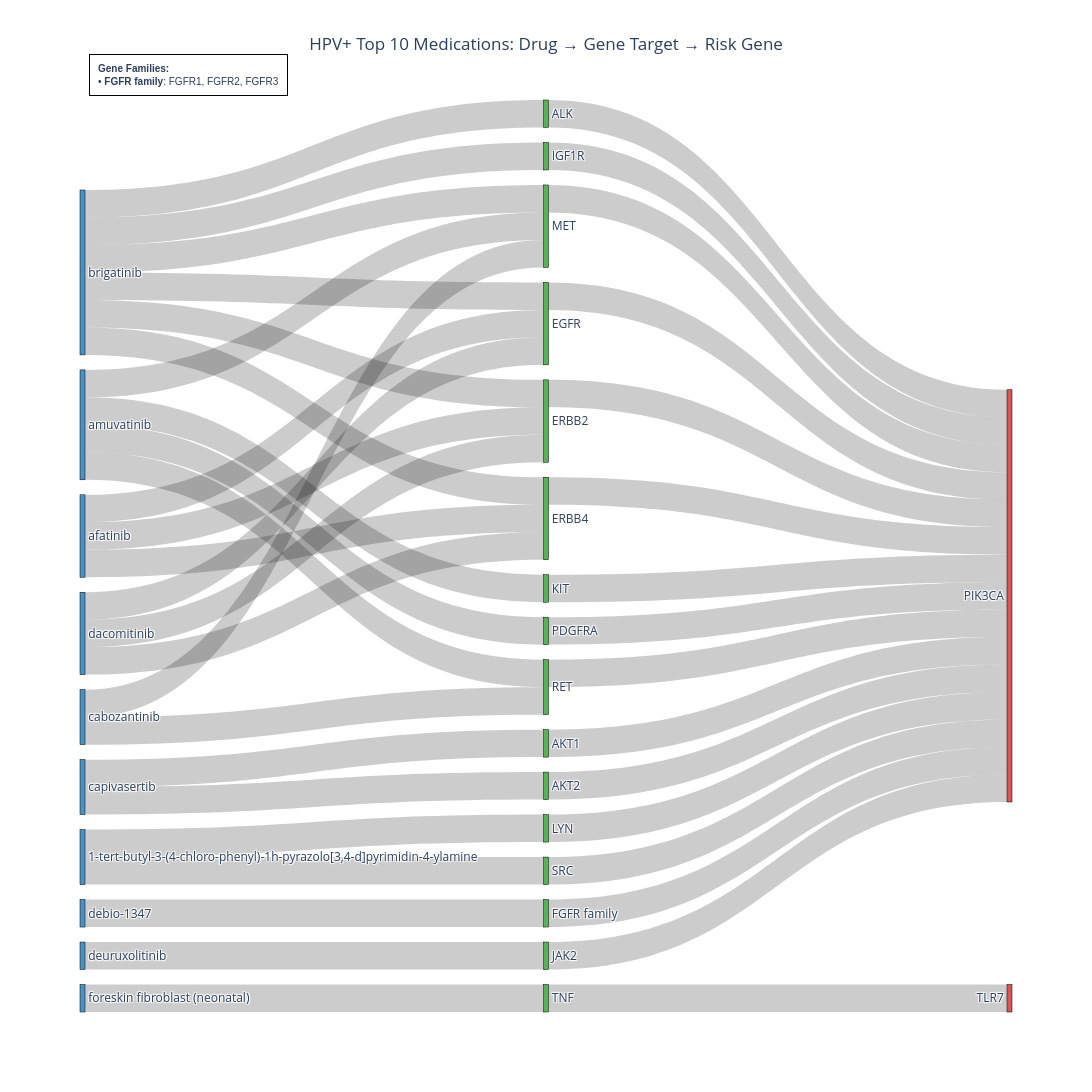
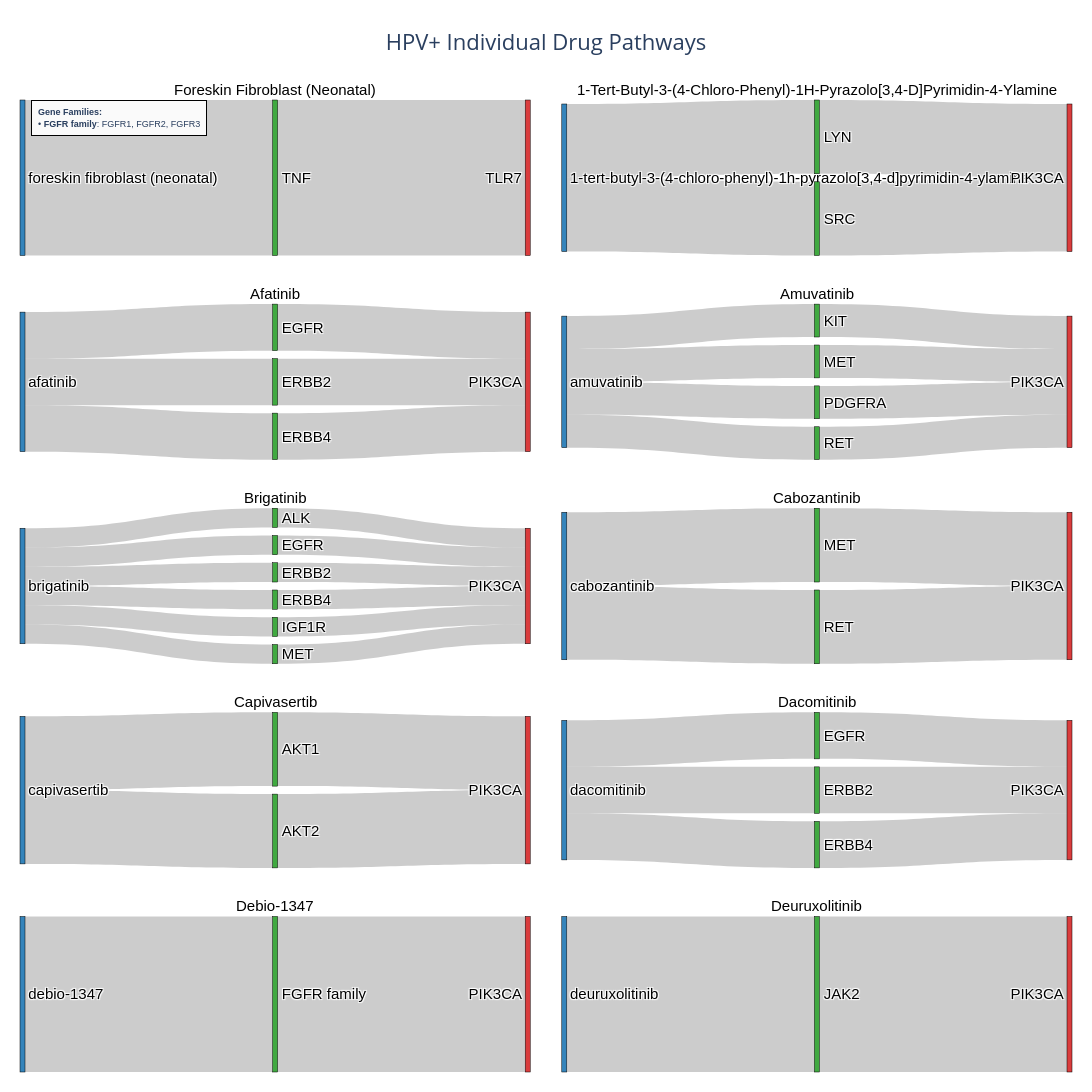

Notebook code for these charts, in order:
### Markdown cell above
### HPV+ Top 10 with Required Drugs

### Code cell
# HPV+ cohort: Top 10 drugs, ensure golomotid and fostamatinib are included
results_hpv_pos = create_sankey_diagrams(
    cohort='HPV+',
    top_n=10,
    required_drugs='quercetin',
    show_combined=True,
    show_individual=True,
    article_threshold=0
)

### Figure 1 — Plotly figure (JSON) as saved in the notebook; plotly's stock layout.template omitted (floating-point values rounded to 4 significant figures)
{"data": [{"link": {"color": "rgba(0, 0, 0, 0.2)", "source": [27, 18, 0, 11, 0, 16, 19, 5, 19, 6, 19, 4, 20, 12, 20, 15, 20, 13, 20, 10, 21, 8, 21, 21, 21, 21, 3, 21, 22, 22, 23, 1, 23, 2, 24, 24, 24, 25, 7, 26, 9], "target": [18, 17, 11, 14, 16, 14, 5, 14, 6, 14, 4, 14, 12, 14, 15, 14, 13, 14, 10, 14, 8, 14, 12, 4, 5, 3, 14, 6, 12, 15, 1, 14, 2, 14, 5, 6, 4, 7, 14, 9, 14], "value": [1, 1, 1, 1, 1, 1, 1, 1, 1, 1, 1, 1, 1, 1, 1, 1, 1, 1, 1, 1, 1, 1, 1, 1, 1, 1, 1, 1, 1, 1, 1, 1, 1, 1, 1, 1, 1, 1, 1, 1, 1]}, "node": {"color": ["rgba(31, 119, 180, 0.8)", "rgba(44, 160, 44, 0.8)", "rgba(44, 160, 44, 0.8)", "rgba(44, 160, 44, 0.8)", "rgba(44, 160, 44, 0.8)", "rgba(44, 160, 44, 0.8)", "rgba(44, 160, 44, 0.8)", "rgba(44, 160, 44, 0.8)", "rgba(44, 160, 44, 0.8)", "rgba(44, 160, 44, 0.8)", "rgba(44, 160, 44, 0.8)", "rgba(44, 160, 44, 0.8)", "rgba(44, 160, 44, 0.8)", "rgba(44, 160, 44, 0.8)", "rgba(214, 39, 40, 0.8)", "rgba(44, 160, 44, 0.8)", "rgba(44, 160, 44, 0.8)", "rgba(214, 39, 40, 0.8)", "rgba(44, 160, 44, 0.8)", "rgba(31, 119, 180, 0.8)", "rgba(31, 119, 180, 0.8)", "rgba(31, 119, 180, 0.8)", "rgba(31, 119, 180, 0.8)", "rgba(31, 119, 180, 0.8)", "rgba(31, 119, 180, 0.8)", "rgba(31, 119, 180, 0.8)", "rgba(31, 119, 180, 0.8)", "rgba(31, 119, 180, 0.8)"], "label": ["1-tert-butyl-3-(4-chloro-phenyl)-1h-pyrazolo[3,4-d]pyrimidin-4-ylamine", "AKT1", "AKT2", "ALK", "EGFR", "ERBB2", "ERBB4", "FGFR family", "IGF1R", "JAK2", "KIT", "LYN", "MET", "PDGFRA", "PIK3CA", "RET", "SRC", "TLR7", "TNF", "afatinib", "amuvatinib", "brigatinib", "cabozantinib", "capivasertib", "dacomitinib", "debio-1347", "deuruxolitinib", "foreskin fibroblast (neonatal)"], "line": {"color": "black", "width": 0.5}, "pad": 15, "thickness": 5, "x": [0.001, 0.5, 0.5, 0.5, 0.5, 0.5, 0.5, 0.5, 0.5, 0.5, 0.5, 0.5, 0.5, 0.5, 0.999, 0.5, 0.5, 0.999, 0.5, 0.001, 0.001, 0.001, 0.001, 0.001, 0.001, 0.001, 0.001, 0.001]}, "type": "sankey"}], "layout": {"annotations": [{"align": "left", "bgcolor": "rgba(255, 255, 255, 0.9)", "bordercolor": "black", "borderpad": 8, "borderwidth": 1, "font": {"family": "Arial", "size": 10}, "showarrow": false, "text": "<b>Gene Families:</b><br>• <b>FGFR family</b>: FGFR1, FGFR2, FGFR3", "x": 0.01, "xanchor": "left", "xref": "paper", "y": 1.05, "yanchor": "top", "yref": "paper"}], "font": {"size": 12}, "height": 1400, "title": {"text": "HPV+ Top 10 Medications: Drug → Gene Target → Risk Gene", "x": 0.5, "xanchor": "center"}, "width": 2400}}

### Figure 2 — Plotly figure (JSON) as saved in the notebook; plotly's stock layout.template omitted (floating-point values rounded to 4 significant figures)
{"data": [{"arrangement": "snap", "domain": {"x": [0, 0.485], "y": [0.84, 1]}, "link": {"color": "rgba(0, 0, 0, 0.2)", "source": [0, 1], "target": [1, 2], "value": [1, 1]}, "node": {"color": ["rgba(31, 119, 180, 0.9)", "rgba(44, 160, 44, 0.9)", "rgba(214, 39, 40, 0.9)"], "label": ["foreskin fibroblast (neonatal)", "TNF", "TLR7"], "line": {"color": "black", "width": 0.5}, "pad": 8, "thickness": 5}, "textfont": {"color": "black", "family": "Arial", "size": 15}, "type": "sankey", "valueformat": ".0f"}, {"arrangement": "snap", "domain": {"x": [0.515, 1], "y": [0.84, 1]}, "link": {"color": "rgba(0, 0, 0, 0.2)", "source": [0, 0, 1, 2], "target": [1, 2, 3, 3], "value": [1, 1, 1, 1]}, "node": {"color": ["rgba(31, 119, 180, 0.9)", "rgba(44, 160, 44, 0.9)", "rgba(44, 160, 44, 0.9)", "rgba(214, 39, 40, 0.9)"], "label": ["1-tert-butyl-3-(4-chloro-phenyl)-1h-pyrazolo[3,4-d]pyrimidin-4-ylamine", "LYN", "SRC", "PIK3CA"], "line": {"color": "black", "width": 0.5}, "pad": 8, "thickness": 5}, "textfont": {"color": "black", "family": "Arial", "size": 15}, "type": "sankey", "valueformat": ".0f"}, {"arrangement": "snap", "domain": {"x": [0, 0.485], "y": [0.63, 0.79]}, "link": {"color": "rgba(0, 0, 0, 0.2)", "source": [0, 0, 0, 2, 3, 1], "target": [2, 3, 1, 4, 4, 4], "value": [1, 1, 1, 1, 1, 1]}, "node": {"color": ["rgba(31, 119, 180, 0.9)", "rgba(44, 160, 44, 0.9)", "rgba(44, 160, 44, 0.9)", "rgba(44, 160, 44, 0.9)", "rgba(214, 39, 40, 0.9)"], "label": ["afatinib", "EGFR", "ERBB2", "ERBB4", "PIK3CA"], "line": {"color": "black", "width": 0.5}, "pad": 8, "thickness": 5}, "textfont": {"color": "black", "family": "Arial", "size": 15}, "type": "sankey", "valueformat": ".0f"}, {"arrangement": "snap", "domain": {"x": [0.515, 1], "y": [0.63, 0.79]}, "link": {"color": "rgba(0, 0, 0, 0.2)", "source": [0, 0, 0, 0, 2, 4, 3, 1], "target": [2, 4, 3, 1, 5, 5, 5, 5], "value": [1, 1, 1, 1, 1, 1, 1, 1]}, "node": {"color": ["rgba(31, 119, 180, 0.9)", "rgba(44, 160, 44, 0.9)", "rgba(44, 160, 44, 0.9)", "rgba(44, 160, 44, 0.9)", "rgba(44, 160, 44, 0.9)", "rgba(214, 39, 40, 0.9)"], "label": ["amuvatinib", "KIT", "MET", "PDGFRA", "RET", "PIK3CA"], "line": {"color": "black", "width": 0.5}, "pad": 8, "thickness": 5}, "textfont": {"color": "black", "family": "Arial", "size": 15}, "type": "sankey", "valueformat": ".0f"}, {"arrangement": "snap", "domain": {"x": [0, 0.485], "y": [0.42, 0.58]}, "link": {"color": "rgba(0, 0, 0, 0.2)", "source": [0, 0, 0, 0, 0, 0, 3, 4, 2, 6, 5, 1], "target": [5, 6, 2, 3, 1, 4, 7, 7, 7, 7, 7, 7], "value": [1, 1, 1, 1, 1, 1, 1, 1, 1, 1, 1, 1]}, "node": {"color": ["rgba(31, 119, 180, 0.9)", "rgba(44, 160, 44, 0.9)", "rgba(44, 160, 44, 0.9)", "rgba(44, 160, 44, 0.9)", "rgba(44, 160, 44, 0.9)", "rgba(44, 160, 44, 0.9)", "rgba(44, 160, 44, 0.9)", "rgba(214, 39, 40, 0.9)"], "label": ["brigatinib", "ALK", "EGFR", "ERBB2", "ERBB4", "IGF1R", "MET", "PIK3CA"], "line": {"color": "black", "width": 0.5}, "pad": 8, "thickness": 5}, "textfont": {"color": "black", "family": "Arial", "size": 15}, "type": "sankey", "valueformat": ".0f"}, {"arrangement": "snap", "domain": {"x": [0.515, 1], "y": [0.42, 0.58]}, "link": {"color": "rgba(0, 0, 0, 0.2)", "source": [0, 0, 1, 2], "target": [1, 2, 3, 3], "value": [1, 1, 1, 1]}, "node": {"color": ["rgba(31, 119, 180, 0.9)", "rgba(44, 160, 44, 0.9)", "rgba(44, 160, 44, 0.9)", "rgba(214, 39, 40, 0.9)"], "label": ["cabozantinib", "MET", "RET", "PIK3CA"], "line": {"color": "black", "width": 0.5}, "pad": 8, "thickness": 5}, "textfont": {"color": "black", "family": "Arial", "size": 15}, "type": "sankey", "valueformat": ".0f"}, {"arrangement": "snap", "domain": {"x": [0, 0.485], "y": [0.21, 0.37]}, "link": {"color": "rgba(0, 0, 0, 0.2)", "source": [0, 0, 1, 2], "target": [1, 2, 3, 3], "value": [1, 1, 1, 1]}, "node": {"color": ["rgba(31, 119, 180, 0.9)", "rgba(44, 160, 44, 0.9)", "rgba(44, 160, 44, 0.9)", "rgba(214, 39, 40, 0.9)"], "label": ["capivasertib", "AKT1", "AKT2", "PIK3CA"], "line": {"color": "black", "width": 0.5}, "pad": 8, "thickness": 5}, "textfont": {"color": "black", "family": "Arial", "size": 15}, "type": "sankey", "valueformat": ".0f"}, {"arrangement": "snap", "domain": {"x": [0.515, 1], "y": [0.21, 0.37]}, "link": {"color": "rgba(0, 0, 0, 0.2)", "source": [0, 0, 0, 2, 3, 1], "target": [2, 3, 1, 4, 4, 4], "value": [1, 1, 1, 1, 1, 1]}, "node": {"color": ["rgba(31, 119, 180, 0.9)", "rgba(44, 160, 44, 0.9)", "rgba(44, 160, 44, 0.9)", "rgba(44, 160, 44, 0.9)", "rgba(214, 39, 40, 0.9)"], "label": ["dacomitinib", "EGFR", "ERBB2", "ERBB4", "PIK3CA"], "line": {"color": "black", "width": 0.5}, "pad": 8, "thickness": 5}, "textfont": {"color": "black", "family": "Arial", "size": 15}, "type": "sankey", "valueformat": ".0f"}, {"arrangement": "snap", "domain": {"x": [0, 0.485], "y": [0, 0.16]}, "link": {"color": "rgba(0, 0, 0, 0.2)", "source": [0, 1], "target": [1, 2], "value": [1, 1]}, "node": {"color": ["rgba(31, 119, 180, 0.9)", "rgba(44, 160, 44, 0.9)", "rgba(214, 39, 40, 0.9)"], "label": ["debio-1347", "FGFR family", "PIK3CA"], "line": {"color": "black", "width": 0.5}, "pad": 8, "thickness": 5}, "textfont": {"color": "black", "family": "Arial", "size": 15}, "type": "sankey", "valueformat": ".0f"}, {"arrangement": "snap", "domain": {"x": [0.515, 1], "y": [0, 0.16]}, "link": {"color": "rgba(0, 0, 0, 0.2)", "source": [0, 1], "target": [1, 2], "value": [1, 1]}, "node": {"color": ["rgba(31, 119, 180, 0.9)", "rgba(44, 160, 44, 0.9)", "rgba(214, 39, 40, 0.9)"], "label": ["deuruxolitinib", "JAK2", "PIK3CA"], "line": {"color": "black", "width": 0.5}, "pad": 8, "thickness": 5}, "textfont": {"color": "black", "family": "Arial", "size": 15}, "type": "sankey", "valueformat": ".0f"}], "layout": {"annotations": [{"font": {"color": "black", "family": "Arial", "size": 15}, "showarrow": false, "text": "Foreskin Fibroblast (Neonatal)", "x": 0.2425, "xanchor": "center", "xref": "paper", "y": 1, "yanchor": "bottom", "yref": "paper"}, {"font": {"color": "black", "family": "Arial", "size": 15}, "showarrow": false, "text": "1-Tert-Butyl-3-(4-Chloro-Phenyl)-1H-Pyrazolo[3,4-D]Pyrimidin-4-Ylamine", "x": 0.7575, "xanchor": "center", "xref": "paper", "y": 1, "yanchor": "bottom", "yref": "paper"}, {"font": {"color": "black", "family": "Arial", "size": 15}, "showarrow": false, "text": "Afatinib", "x": 0.2425, "xanchor": "center", "xref": "paper", "y": 0.79, "yanchor": "bottom", "yref": "paper"}, {"font": {"color": "black", "family": "Arial", "size": 15}, "showarrow": false, "text": "Amuvatinib", "x": 0.7575, "xanchor": "center", "xref": "paper", "y": 0.79, "yanchor": "bottom", "yref": "paper"}, {"font": {"color": "black", "family": "Arial", "size": 15}, "showarrow": false, "text": "Brigatinib", "x": 0.2425, "xanchor": "center", "xref": "paper", "y": 0.58, "yanchor": "bottom", "yref": "paper"}, {"font": {"color": "black", "family": "Arial", "size": 15}, "showarrow": false, "text": "Cabozantinib", "x": 0.7575, "xanchor": "center", "xref": "paper", "y": 0.58, "yanchor": "bottom", "yref": "paper"}, {"font": {"color": "black", "family": "Arial", "size": 15}, "showarrow": false, "text": "Capivasertib", "x": 0.2425, "xanchor": "center", "xref": "paper", "y": 0.37, "yanchor": "bottom", "yref": "paper"}, {"font": {"color": "black", "family": "Arial", "size": 15}, "showarrow": false, "text": "Dacomitinib", "x": 0.7575, "xanchor": "center", "xref": "paper", "y": 0.37, "yanchor": "bottom", "yref": "paper"}, {"font": {"color": "black", "family": "Arial", "size": 15}, "showarrow": false, "text": "Debio-1347", "x": 0.2425, "xanchor": "center", "xref": "paper", "y": 0.16, "yanchor": "bottom", "yref": "paper"}, {"font": {"color": "black", "family": "Arial", "size": 15}, "showarrow": false, "text": "Deuruxolitinib", "x": 0.7575, "xanchor": "center", "xref": "paper", "y": 0.16, "yanchor": "bottom", "yref": "paper"}, {"align": "left", "bgcolor": "rgba(255, 255, 255, 0.9)", "bordercolor": "black", "borderpad": 6, "borderwidth": 1, "font": {"family": "Arial", "size": 9}, "showarrow": false, "text": "<b>Gene Families:</b><br>• <b>FGFR family</b>: FGFR1, FGFR2, FGFR3", "x": 0.01, "xanchor": "left", "xref": "paper", "y": 1, "yanchor": "top", "yref": "paper"}], "font": {"size": 14}, "height": 2200, "margin": {"b": 20, "l": 20, "r": 20, "t": 100}, "showlegend": false, "title": {"font": {"size": 22}, "text": "HPV+ Individual Drug Pathways<br>", "x": 0.5, "xanchor": "center"}, "width": 2000}}
